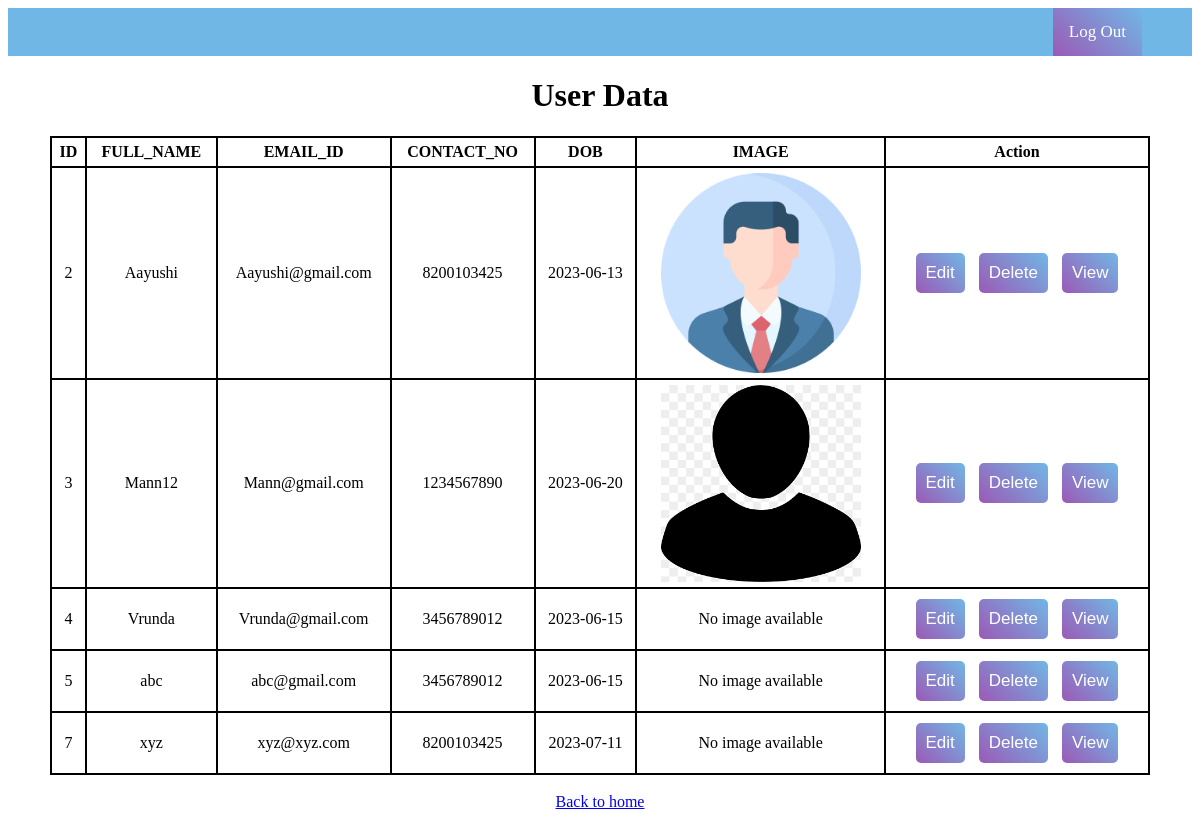
The page /viewuser.php (signed in) on the database its author committed.
### tables this page shows
CREATE TABLE `user` (
  `Id` int NOT NULL,
  `Full_Name` varchar(255) NOT NULL,
  `Email_ID` varchar(255) NOT NULL,
  `Contact_No` bigint NOT NULL,
  `Dob` date NOT NULL,
  `Password` varchar(255) NOT NULL,
  `image` varchar(255) NOT NULL
);

### viewuser.php (the view, shortened to what this page needs)
<?php
include_once"header.php";
?>
<?php
include "db_connect.php";
$query = "select * from user";
        $result = mysqli_query($conn, $query);
        if (mysqli_num_rows($result) > 0) {
    ?>
            <h1 align="center">User Data</h1>
            <table align="center" style="width: 1100px;">
                <tr>
                    <?php
                    $row = mysqli_fetch_assoc($result);
                    foreach ($row as $column => $value) {
                        if ($column == 'Password') {
                            continue;
                        } else {
                            echo "<th> ".strtoupper($column). "</th>";
                        }
                    }
                    ?>
                    <th>Action</th>
                </tr>
                <tr>
                <td><?php echo $row['Id']; ?></td>
                    <td><?php echo $row['Full_Name']; ?></td>
                    <td><?php echo $row['Email_ID']; ?></td>
                    <td><?php echo $row['Contact_No']; ?></td>
                    <td><?php echo $row['Dob']; ?></td>
                    <td> <?php
                if ($row['image']) {
                    $image_path = '../task_2/Profile_image/' . $row['image'];
                    echo '<img src="' . $image_path . '" width="200">';
                } else {
                    echo 'No image available';
                }
                ?></td>
                    <td>
                        <button><a href='action/edit.php?edit=<?php echo $row["Id"] ?>'>Edit</a></button>
                        <button><a href='action/delete.php?delete=<?php echo $row["Id"] ?>'>Delete</a></button>
                        <button><a href='action/view.php?view=<?php echo $row["Id"] ?>'>View</a></button>
                    </td>
                </tr>
                <?php
                while($row=mysqli_fetch_assoc($result)){
                ?>
                <tr>
                    <td><?php echo $row['Id']; ?></td>
                    <td><?php echo $row['Full_Name']; ?></td>
                    <td><?php echo $row['Email_ID']; ?></td>
                    <td><?php echo $row['Contact_No']; ?></td>
                    <td><?php echo $row['Dob']; ?></td>
                    <td><?php
                if ($row['image']) {
                    $image_path = '../task_2/Profile_image/' . $row['image'];
                    echo '<img src="' . $image_path . '" width="200" alt="Profile Image">';
                } else {
                    echo 'No image available';
                }
                ?></td>
                    <td>
                        <button><a href='action/edit.php?edit=<?php echo $row["Id"] ?>'>Edit</a></button>
                        <button><a href='action/delete.php?delete=<?php echo $row["Id"] ?>'>Delete</a></button>
                        <button><a href='action/view.php?view=<?php echo $row["Id"] ?>'>View</a></button>
                    </td>
                </tr>
        <?php }
        } else {
                    $message = 'Row Data Not Found.';
        echo '<script type="text/javascript">alert("' . $message . '");
        window.location.href="index.php";</script>';
                }
        ?>
            </table><br> <center>
        <a href="homepage.php">Back to home</a>
           </center>

### header.php (shortened to what this page needs)
<html>
<head>
</head>
<body>
    <header>
        <div class="topnav">
            <a href="logout.php">Log Out</a>
        </div>
    </header>
</body>
</html>

### header.php (style rules this page uses)
.topnav { background-color: #71b7e6; overflow: hidden; }
.topnav a { float: left; background-color: #3ca9e2; background: linear-gradient(-135deg, #71b7e6, #9b59b6); color: white; text-align: center; padding: 14px 16px; text-decoration: none; font-size: 17px; float: right; margin-right: 50px; }

### viewuser.php (style rules this page uses)
table { border: 1px solid black; border-spacing: 0; }
th, td { border: 1px solid black; padding: 5px; text-align: center; }
button { padding: 10px 10px; margin: 5px; background: linear-gradient(-135deg, #71b7e6, #9b59b6); border: none; border-radius: 5px; font-size: 17px; }
button a { text-decoration: none; color: white; }

### rows shown on the page
user: Id "2", Full_Name "Aayushi", Email_ID "Aayushi@gmail.com", Contact_No "8200103425", Dob "2023-06-13", image (picture)
user: Id "3", Full_Name "Mann12", Email_ID "Mann@gmail.com", Contact_No "1234567890", Dob "2023-06-20", image (picture)
user: Id "4", Full_Name "Vrunda", Email_ID "Vrunda@gmail.com", Contact_No "3456789012", Dob "2023-06-15", image "No image available"
user: Id "5", Full_Name "abc", Email_ID "abc@gmail.com", Contact_No "3456789012", Dob "2023-06-15", image "No image available"
user: Id "7", Full_Name "xyz", Email_ID "xyz@xyz.com", Contact_No "8200103425", Dob "2023-07-11", image "No image available"

### other values the page prints
$column "ID"
$column "FULL_NAME"
$column "EMAIL_ID"
$column "CONTACT_NO"
$column "DOB"
$column "IMAGE"
